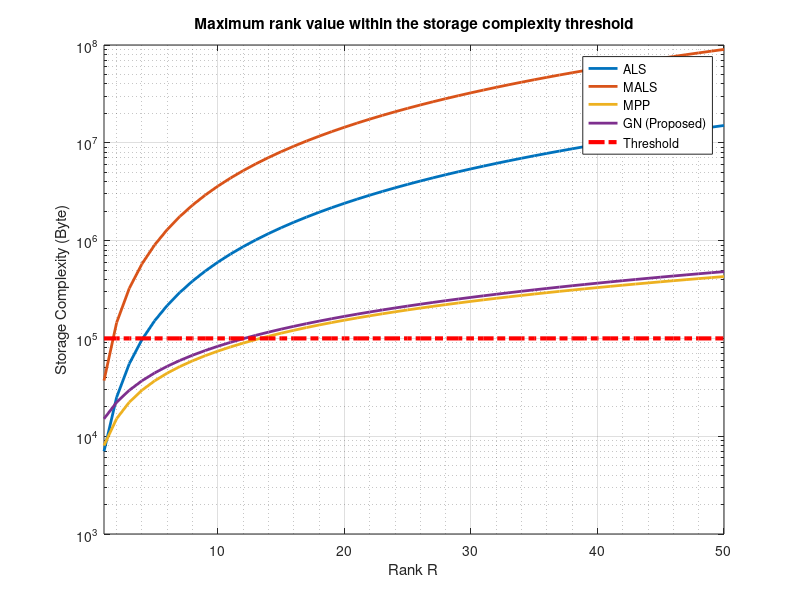

This figure's MATLAB source:
%% Figure 3_7: Visualization of storage complexity
clear all 
close all
clc

d=3;
p=1;
l=1;
M=5;
I=p*M+1;
N=1000;

for r=1:50
    s_1(r)=N*l+(r^2)*(N*l*I+2*I+1);
    s_2(r)=N*l+N*l*r*r*I*I + r*r*I*I + 2*r*r*I;
    s_3(r)=N*l+N*r*I + I*r*l+2*(d-1)*r*r*I+N*r+r*r+r*r*I;
    s_4(r)=r*(I+1)*(3+N)+N*(I+2)+r*r*(I+1)^2;
end

figure(3)
semilogy(s_1,'LineWidth',2)
hold on
semilogy(s_2,'LineWidth',2)
semilogy(s_3,'LineWidth',2)
semilogy(s_4,'LineWidth',2)
s_6=ones(50,1)*(10^5);
semilogy(s_6,'-.r','LineWidth',3)
hold off
grid on
grid minor
legend('ALS','MALS','MPP','GN (Proposed)','Threshold')
xlim([1,50])
xlabel('Rank R')
ylabel('Storage Complexity (Byte)')
title('Maximum rank value within the storage complexity threshold')